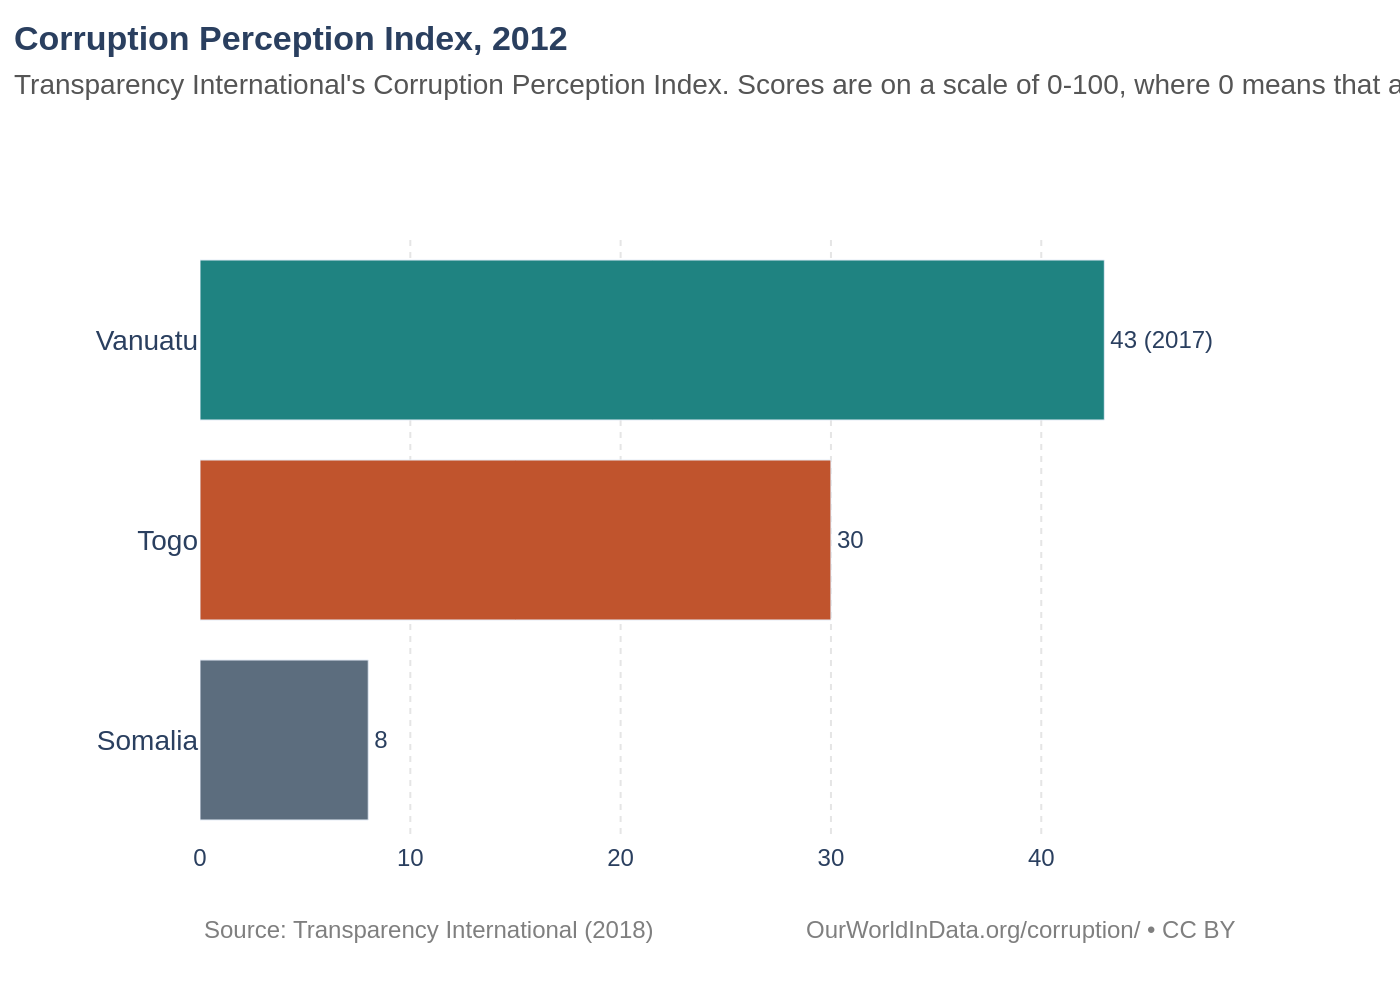

Here is the Python script that generated this plot:
import sys
import json
import os
import plotly.graph_objects as go

if len(sys.argv) != 2:
    print("Usage: python generate_chart.py <json_file_path>")
    sys.exit(1)

json_path = sys.argv[1]

try:
    with open(json_path, 'r', encoding='utf-8') as f:
        chart_config = json.load(f)
except FileNotFoundError:
    print(f"Error: JSON file not found at {json_path}")
    sys.exit(1)
except json.JSONDecodeError:
    print(f"Error: Could not decode JSON from {json_path}")
    sys.exit(1)

chart_data = chart_config['chart_data']
texts = chart_config['texts']
colors = chart_config['colors']

# Plotly plots y-axis categories from bottom to top, so we reverse the lists
# to match the visual order (Vanuatu at the top).
chart_data.reverse()
colors.reverse()

categories = [item['category'] for item in chart_data]
values = [item['value'] for item in chart_data]
labels = [item['label'] for item in chart_data]

fig = go.Figure()

fig.add_trace(go.Bar(
    y=categories,
    x=values,
    text=labels,
    orientation='h',
    marker_color=colors,
    textposition='outside',
    cliponaxis=False,
    textfont=dict(family="Arial", size=12)
))

title_text = f"<b>{texts['title']}</b><br><span style='font-size: 14px; color: #555;'>{texts['subtitle']}</span>"

fig.update_layout(
    plot_bgcolor='white',
    showlegend=False,
    font=dict(family="Arial", size=12),
    margin=dict(l=100, r=80, t=120, b=80),
    title=dict(
        text=title_text,
        y=0.95,
        x=0.01,
        xanchor='left',
        yanchor='top'
    ),
    xaxis=dict(
        showgrid=True,
        gridcolor='#E5E5E5',
        gridwidth=1,
        griddash='dot',
        zeroline=False,
        showline=False,
        showticklabels=True,
        tickfont=dict(size=12),
        range=[0, max(values) * 1.15]
    ),
    yaxis=dict(
        showgrid=False,
        zeroline=False,
        showline=False,
        tickfont=dict(size=14)
    ),
    annotations=[
        dict(
            text=texts['source'],
            xref="paper", yref="paper",
            x=0, y=-0.12,
            xanchor='left', yanchor='top',
            showarrow=False,
            font=dict(size=12, color='#7f7f7f')
        ),
        dict(
            text=texts['note'],
            xref="paper", yref="paper",
            x=1, y=-0.12,
            xanchor='right', yanchor='top',
            showarrow=False,
            font=dict(size=12, color='#7f7f7f')
        )
    ]
)

base_filename, _ = os.path.splitext(json_path)
output_filename = f"{base_filename}.png"

fig.write_image(output_filename, scale=2)

print(f"Chart saved to {output_filename}")
